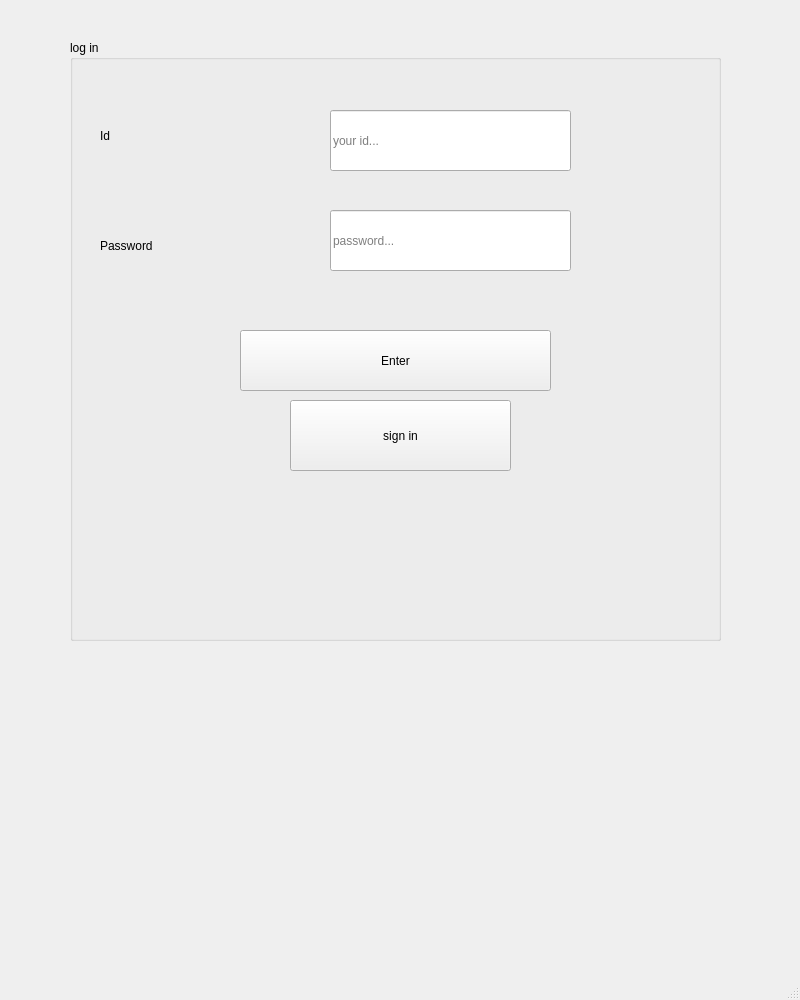
<?xml version="1.0" encoding="UTF-8"?>
<ui version="4.0">
 <class>companylog</class>
 <widget class="QMainWindow" name="companylog">
  <property name="geometry">
   <rect>
    <x>0</x>
    <y>0</y>
    <width>800</width>
    <height>1000</height>
   </rect>
  </property>
  <property name="windowTitle">
   <string>MainWindow</string>
  </property>
  <widget class="QWidget" name="centralwidget">
   <widget class="QGroupBox" name="groupBox">
    <property name="geometry">
     <rect>
      <x>70</x>
      <y>40</y>
      <width>651</width>
      <height>601</height>
     </rect>
    </property>
    <property name="title">
     <string>log in</string>
    </property>
    <widget class="QLineEdit" name="lineEdit">
     <property name="geometry">
      <rect>
       <x>260</x>
       <y>70</y>
       <width>241</width>
       <height>61</height>
      </rect>
     </property>
     <property name="placeholderText">
      <string>your id...</string>
     </property>
    </widget>
    <widget class="QLineEdit" name="lineEdit_2">
     <property name="geometry">
      <rect>
       <x>260</x>
       <y>170</y>
       <width>241</width>
       <height>61</height>
      </rect>
     </property>
     <property name="echoMode">
      <enum>QLineEdit::Password</enum>
     </property>
     <property name="placeholderText">
      <string>password...</string>
     </property>
    </widget>
    <widget class="QLabel" name="label">
     <property name="geometry">
      <rect>
       <x>30</x>
       <y>80</y>
       <width>201</width>
       <height>31</height>
      </rect>
     </property>
     <property name="styleSheet">
      <string notr="true">font: 75 12pt &quot;MS Shell Dlg 2&quot;;</string>
     </property>
     <property name="text">
      <string>Id</string>
     </property>
    </widget>
    <widget class="QLabel" name="label_2">
     <property name="geometry">
      <rect>
       <x>30</x>
       <y>180</y>
       <width>231</width>
       <height>51</height>
      </rect>
     </property>
     <property name="styleSheet">
      <string notr="true">font: 75 12pt &quot;MS Shell Dlg 2&quot;;</string>
     </property>
     <property name="text">
      <string>Password</string>
     </property>
    </widget>
    <widget class="QPushButton" name="pushButton">
     <property name="geometry">
      <rect>
       <x>170</x>
       <y>290</y>
       <width>311</width>
       <height>61</height>
      </rect>
     </property>
     <property name="text">
      <string>Enter</string>
     </property>
    </widget>
    <widget class="QPushButton" name="pushButton_2">
     <property name="geometry">
      <rect>
       <x>220</x>
       <y>360</y>
       <width>221</width>
       <height>71</height>
      </rect>
     </property>
     <property name="text">
      <string>sign in</string>
     </property>
    </widget>
   </widget>
  </widget>
  <widget class="QMenuBar" name="menubar">
   <property name="geometry">
    <rect>
     <x>0</x>
     <y>0</y>
     <width>800</width>
     <height>21</height>
    </rect>
   </property>
  </widget>
  <widget class="QStatusBar" name="statusbar"/>
 </widget>
 <resources/>
 <connections/>
</ui>
